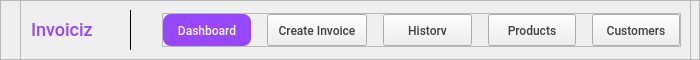
     <widget class="QFrame" name="nav_frame">
      <property name="minimumSize">
       <size>
        <width>0</width>
        <height>60</height>
       </size>
      </property>
      <property name="maximumSize">
       <size>
        <width>16777215</width>
        <height>60</height>
       </size>
      </property>
      <property name="styleSheet">
       <string notr="true">#nav_frame{
background-color: rgb(255, 255, 255);
border-bottom : 1px solid #404040;
}</string>
      </property>
      <property name="frameShape">
       <enum>QFrame::StyledPanel</enum>
      </property>
      <property name="frameShadow">
       <enum>QFrame::Raised</enum>
      </property>
      <widget class="QFrame" name="frame_6">
       <property name="geometry">
        <rect>
         <x>20</x>
         <y>0</y>
         <width>671</width>
         <height>60</height>
        </rect>
       </property>
       <property name="minimumSize">
        <size>
         <width>671</width>
         <height>60</height>
        </size>
       </property>
       <property name="maximumSize">
        <size>
         <width>671</width>
         <height>60</height>
        </size>
       </property>
       <property name="styleSheet">
        <string notr="true">display: flex;
align-items: center;
gap: 30px;
align-self: stretch;</string>
       </property>
       <property name="frameShape">
        <enum>QFrame::StyledPanel</enum>
       </property>
       <property name="frameShadow">
        <enum>QFrame::Raised</enum>
       </property>
       <layout class="QHBoxLayout" name="horizontalLayout_2">
        <property name="spacing">
         <number>30</number>
        </property>
        <property name="leftMargin">
         <number>10</number>
        </property>
        <item>
         <widget class="QLabel" name="label">
          <property name="minimumSize">
           <size>
            <width>68</width>
            <height>21</height>
           </size>
          </property>
          <property name="maximumSize">
           <size>
            <width>68</width>
            <height>21</height>
           </size>
          </property>
          <property name="font">
           <font>
            <family>Roboto</family>
            <pointsize>-1</pointsize>
            <weight>62</weight>
            <italic>false</italic>
            <bold>true</bold>
           </font>
          </property>
          <property name="styleSheet">
           <string notr="true">color: #9747FF;
font-family: Roboto;
font-size: 18px;
font-style: normal;
font-weight: 500;
line-height: normal;</string>
          </property>
          <property name="text">
           <string>Invoiciz</string>
          </property>
          <property name="margin">
           <number>0</number>
          </property>
         </widget>
        </item>
        <item>
         <widget class="Line" name="line_4">
          <property name="frameShadow">
           <enum>QFrame::Plain</enum>
          </property>
          <property name="lineWidth">
           <number>1</number>
          </property>
          <property name="orientation">
           <enum>Qt::Vertical</enum>
          </property>
         </widget>
        </item>
        <item>
         <widget class="QFrame" name="frame">
          <property name="maximumSize">
           <size>
            <width>900</width>
            <height>34</height>
           </size>
          </property>
          <property name="styleSheet">
           <string notr="true">display: inline-flex;
align-items: center;
gap: 16px;
</string>
          </property>
          <property name="frameShape">
           <enum>QFrame::StyledPanel</enum>
          </property>
          <property name="frameShadow">
           <enum>QFrame::Raised</enum>
          </property>
          <layout class="QHBoxLayout" name="horizontalLayout" stretch="0,0,0,0,0">
           <property name="spacing">
            <number>16</number>
           </property>
           <property name="leftMargin">
            <number>0</number>
           </property>
           <property name="topMargin">
            <number>0</number>
           </property>
           <property name="rightMargin">
            <number>0</number>
           </property>
           <property name="bottomMargin">
            <number>0</number>
           </property>
           <item>
            <widget class="QPushButton" name="pushButton">
             <property name="font">
              <font>
               <family>Roboto</family>
               <pointsize>-1</pointsize>
               <weight>62</weight>
               <italic>false</italic>
               <bold>true</bold>
              </font>
             </property>
             <property name="styleSheet">
              <string notr="true">.QPushButton{
color: #FFF;
font-family: Roboto;
font-size: 12px;
font-style: normal;
font-weight: 500;
line-height: normal;
border-radius: 8px;
background: #9747FF;
display: flex;
padding: 10px;
justify-content: center;
align-items: center;
gap: 10px;
}

.QPushButton::hover {
background-color: rgb(94, 44, 159);
}</string>
             </property>
             <property name="text">
              <string>Dashboard</string>
             </property>
            </widget>
           </item>
           <item>
            <widget class="QPushButton" name="pushButton_2">
             <property name="minimumSize">
              <size>
               <width>0</width>
               <height>0</height>
              </size>
             </property>
             <property name="styleSheet">
              <string notr="true">.QPushButton{
display: flex;
padding: 10px;
justify-content: center;
align-items: center;
gap: 10px;

color: #404040;
font-family: Roboto;
font-size: 12px;
font-style: normal;
font-weight: 500;
line-height: normal;
}

.QPushButton::hover{
color : #000;
border-bottom : 1px solid #000;
border-radius : 0px;
}</string>
             </property>
             <property name="text">
              <string>Create Invoice</string>
             </property>
            </widget>
           </item>
           <item>
            <widget class="QPushButton" name="pushButton_3">
             <property name="styleSheet">
              <string notr="true">.QPushButton{
display: flex;
padding: 10px;
justify-content: center;
align-items: center;
gap: 10px;

color: #404040;
font-family: Roboto;
font-size: 12px;
font-style: normal;
font-weight: 500;
line-height: normal;
}

.QPushButton::hover{
color : #000;
border-bottom : 1px solid #000;
border-radius : 0px;
}</string>
             </property>
             <property name="text">
              <string>History</string>
             </property>
            </widget>
           </item>
           <item>
            <widget class="QPushButton" name="pushButton_4">
             <property name="styleSheet">
              <string notr="true">.QPushButton{
display: flex;
padding: 10px;
justify-content: center;
align-items: center;
gap: 10px;

color: #404040;
font-family: Roboto;
font-size: 12px;
font-style: normal;
font-weight: 500;
line-height: normal;
}

.QPushButton::hover{
color : #000;
border-bottom : 1px solid #000;
border-radius : 0px;
}</string>
             </property>
             <property name="text">
              <string>Products</string>
             </property>
            </widget>
           </item>
           <item>
            <widget class="QPushButton" name="pushButton_5">
             <property name="styleSheet">
              <string notr="true">.QPushButton{
display: flex;
padding: 10px;
justify-content: center;
align-items: center;
gap: 10px;

color: #404040;
font-family: Roboto;
font-size: 12px;
font-style: normal;
font-weight: 500;
line-height: normal;
}

.QPushButton::hover{
color : #000;
border-bottom : 1px solid #000;
border-radius : 0px;
}</string>
             </property>
             <property name="text">
              <string>Customers</string>
             </property>
            </widget>
           </item>
          </layout>
         </widget>
        </item>
       </layout>
      </widget>
     </widget>
